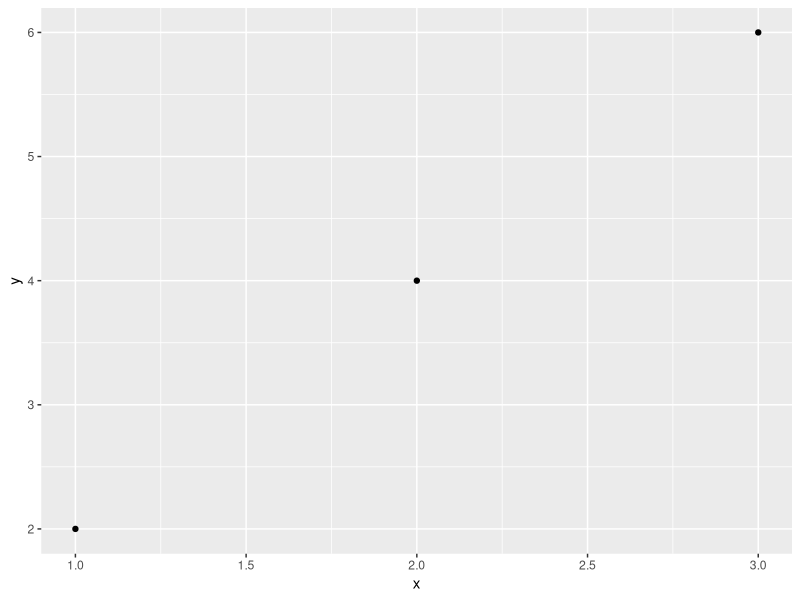

Recreate this plot in R.
library(ggplot2)

plotar <- function(x,y){
  df <- data.frame(x,y)
  
  ggplot(df)+
    geom_point(aes(x=x,y=y))
}

plotar(c(1,2,3),c(2,4,6))